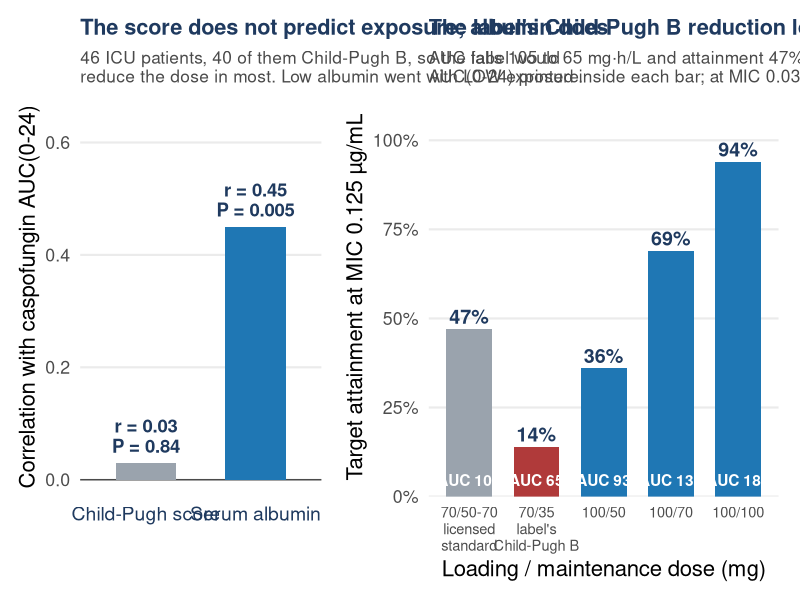

The R source for this figure:
# =============================================================================
# Caspofungin slide. Why the Child-Pugh score misleads in the ICU, and what the
# label's Child-Pugh B dose reduction costs. Published values only; no simulation
# of our own (the right panel reports the authors' own Monte Carlo output).
#
# LEFT  - Kurland 2019, AAC 63:e02466-18 (prospective, 46 ICU patients on
#         caspofungin; Child-Pugh A 5, B 40, C 1). At steady state (day 5),
#         correlation with AUC(0-24): Child-Pugh score r = 0.03 (P = 0.84);
#         plasma albumin r = 0.45 (P = 0.005) - i.e. LOW albumin went with LOW
#         exposure. Authors' conclusion, verbatim: "The caspofungin dose should
#         not be reduced in critically ill patients in the absence of cirrhosis,
#         and we advise against the use of the C-P score in patients with trauma-
#         or sepsis-induced liver injury."
#
# RIGHT - Martial 2016, Clin Pharmacokinet 55:723-33 (popPK from 21 ICU patients
#         + Monte Carlo). Median AUC(0-24) on day 14 and target attainment at
#         MIC 0.125 ug/mL for five regimens (loading/maintenance, mg):
#           I   70/50 or 70/70 by weight (licensed standard)  AUC 105, PTA 47%
#           II  70/35 (licensed Child-Pugh B reduction)       AUC  65, PTA 14%
#           III 100/50                                        AUC  93, PTA 36%
#           IV  100/70                                        AUC 130, PTA 69%
#           V   100/100                                       AUC 186, PTA 94%
#         At MIC 0.03 ug/mL attainment was 100% for every regimen.
#         Authors' conclusion: the maintenance dose should not be reduced in
#         non-cirrhotic ICU patients when Child-Pugh B is driven by
#         hypoalbuminaemia, as it results in significantly lower exposure.
# =============================================================================
suppressPackageStartupMessages({library(dplyr); library(ggplot2); library(patchwork)})
col_blue <- "#1f77b4"; col_grey <- "#9aa3ad"; col_navy <- "#1f3a5f"; col_dark <- "#4a4a4a"; col_red <- "#b03a3a"
base_theme <- function(bs = 16) theme_minimal(base_size = bs) + theme(panel.grid.minor = element_blank(), plot.title = element_text(face = "bold", color = col_navy, size = bs*0.98), plot.subtitle = element_text(color = col_dark, size = bs*0.78), plot.margin = margin(8, 10, 8, 8))

r <- tibble(var = factor(c("Child-Pugh score", "Serum albumin"), c("Child-Pugh score", "Serum albumin")),
            r = c(0.03, 0.45), lab = c("r = 0.03\nP = 0.84", "r = 0.45\nP = 0.005"))
p1 <- ggplot(r, aes(var, r)) +
  geom_hline(yintercept = 0, color = col_dark) +
  geom_col(fill = c(col_grey, col_blue), width = 0.55) +
  geom_text(aes(label = lab), vjust = -0.3, size = 4.7, lineheight = 0.9, color = col_navy, fontface = "bold") +
  scale_y_continuous(limits = c(-0.03, 0.68), breaks = seq(0, 0.6, 0.2), expand = c(0, 0)) +
  labs(x = NULL, y = "Correlation with caspofungin AUC(0-24)",
       title = "The score does not predict exposure; albumin does",
       subtitle = "46 ICU patients, 40 of them Child-Pugh B, so the label would\nreduce the dose in most. Low albumin went with LOW exposure.") +
  base_theme(16) + theme(panel.grid.major.x = element_blank(), axis.text.x = element_text(size = 14, color = col_navy))

m <- tribble(~reg, ~auc, ~pta, ~kind,
  "70/50-70\nlicensed\nstandard",   105, 47, "std",
  "70/35\nlabel's\nChild-Pugh B",    65, 14, "cut",
  "100/50",                         93, 36, "alt",
  "100/70",                        130, 69, "alt",
  "100/100",                       186, 94, "alt") |>
  mutate(reg = factor(reg, reg))
p2 <- ggplot(m, aes(reg, pta, fill = kind)) +
  geom_col(width = 0.68) +
  geom_text(aes(label = paste0(pta, "%")), vjust = -0.35, size = 5, fontface = "bold", color = col_navy) +
  geom_text(aes(y = 3, label = paste0("AUC ", auc)), size = 3.9, color = "white", fontface = "bold", vjust = 0) +
  scale_fill_manual(values = c(std = col_grey, cut = col_red, alt = col_blue), guide = "none") +
  scale_y_continuous(limits = c(0, 112), breaks = seq(0, 100, 25), expand = c(0, 0), labels = \(x) paste0(x, "%")) +
  labs(x = "Loading / maintenance dose (mg)", y = "Target attainment at MIC 0.125 \u00b5g/mL",
       title = "The label's Child-Pugh B reduction loses a third of the exposure",
       subtitle = "AUC falls 105 to 65 mg\u00b7h/L and attainment 47% to 14%. Simulated day-14\nAUC(0-24) printed inside each bar; at MIC 0.03 every regimen attained 100%.") +
  base_theme(16) + theme(panel.grid.major.x = element_blank(), axis.text.x = element_text(size = 10.5, lineheight = 0.95))

p <- p1 + p2 + plot_layout(widths = c(1, 1.45))
ggsave("figures/child_pugh_caspofungin.png", p, width = 13.4, height = 5.9, dpi = 200, bg = "white")
